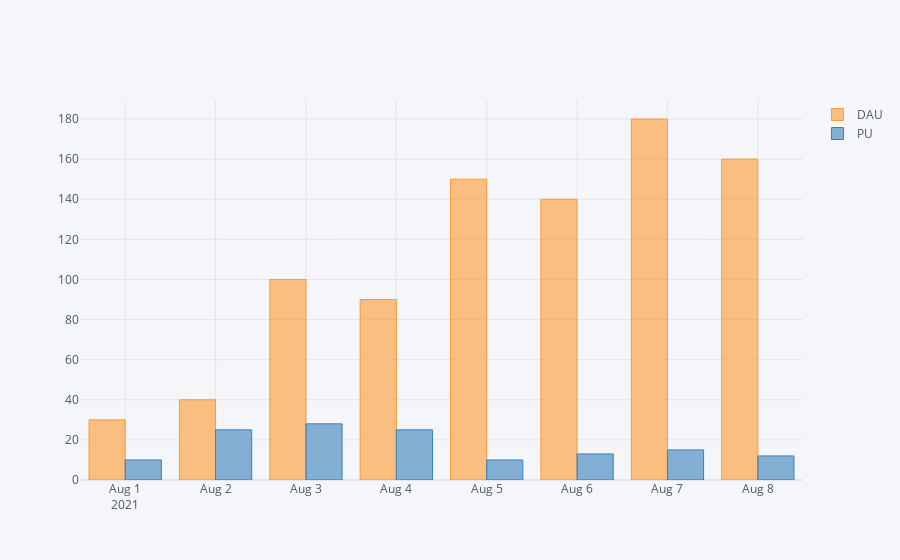
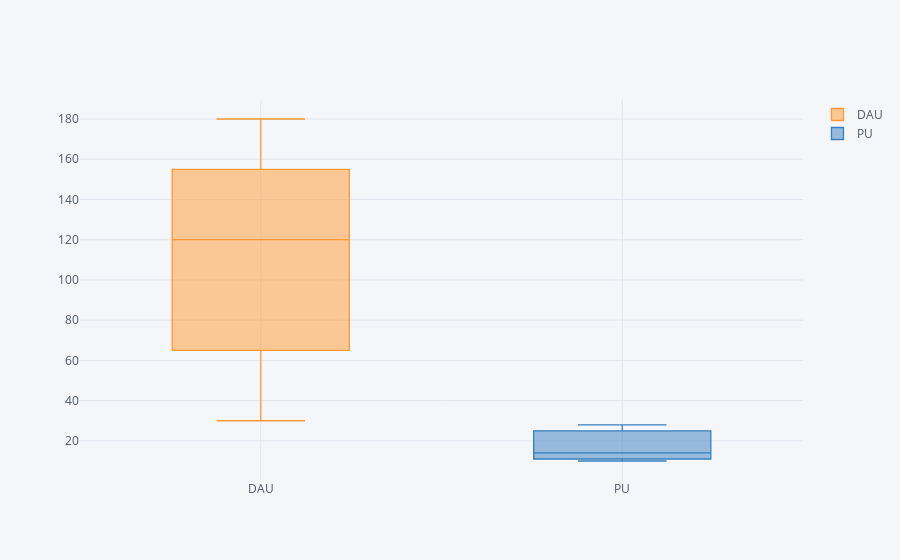

These figures' notebook cell, in order:
### Markdown cell above
<br>

### 3-3. 다양한 시각화 예제

### 참고자료
* [plot.ly bar-charts](https://plotly.com/python/bar-charts/)
* [plot.ly line-charts](https://plotly.com/python/line-charts/)
* [plot.ly express](https://plotly.com/python/px-arguments/)
* [plot.ly w/ apache spark](https://plotly.com/python/v3/apache-spark/)

### Code cell
pdUsers.iplot(kind='bar')
pdUsers.iplot(kind='box')

### Figure 1 — Plotly figure (JSON) as saved in the notebook; plotly's stock layout.template omitted (floating-point values rounded to 4 significant figures)
{"data": [{"marker": {"color": "rgba(255, 153, 51, 0.6)", "line": {"color": "rgba(255, 153, 51, 1.0)", "width": 1}}, "name": "DAU", "orientation": "v", "text": "", "type": "bar", "x": ["2021-08-01", "2021-08-02", "2021-08-03", "2021-08-04", "2021-08-05", "2021-08-06", "2021-08-07", "2021-08-08"], "y": [30, 40, 100, 90, 150, 140, 180, 160]}, {"marker": {"color": "rgba(55, 128, 191, 0.6)", "line": {"color": "rgba(55, 128, 191, 1.0)", "width": 1}}, "name": "PU", "orientation": "v", "text": "", "type": "bar", "x": ["2021-08-01", "2021-08-02", "2021-08-03", "2021-08-04", "2021-08-05", "2021-08-06", "2021-08-07", "2021-08-08"], "y": [10, 25, 28, 25, 10, 13, 15, 12]}], "layout": {"autosize": true, "legend": {"bgcolor": "#F5F6F9", "font": {"color": "#4D5663"}}, "paper_bgcolor": "#F5F6F9", "plot_bgcolor": "#F5F6F9", "title": {"font": {"color": "#4D5663"}}, "xaxis": {"autorange": true, "gridcolor": "#E1E5ED", "range": ["2021-07-31 12:00", "2021-08-08 12:00"], "showgrid": true, "tickfont": {"color": "#4D5663"}, "title": {"font": {"color": "#4D5663"}, "text": ""}, "type": "date", "zerolinecolor": "#E1E5ED"}, "yaxis": {"autorange": true, "gridcolor": "#E1E5ED", "range": [0, 189.5], "showgrid": true, "tickfont": {"color": "#4D5663"}, "title": {"font": {"color": "#4D5663"}, "text": ""}, "type": "linear", "zerolinecolor": "#E1E5ED"}}}

### Figure 2 — Plotly figure (JSON) as saved in the notebook; plotly's stock layout.template omitted (floating-point values rounded to 4 significant figures)
{"data": [{"boxpoints": false, "line": {"width": 1.3}, "marker": {"color": "rgba(255, 153, 51, 1.0)"}, "name": "DAU", "orientation": "v", "type": "box", "y": [30, 40, 100, 90, 150, 140, 180, 160]}, {"boxpoints": false, "line": {"width": 1.3}, "marker": {"color": "rgba(55, 128, 191, 1.0)"}, "name": "PU", "orientation": "v", "type": "box", "y": [10, 25, 28, 25, 10, 13, 15, 12]}], "layout": {"autosize": true, "legend": {"bgcolor": "#F5F6F9", "font": {"color": "#4D5663"}}, "paper_bgcolor": "#F5F6F9", "plot_bgcolor": "#F5F6F9", "title": {"font": {"color": "#4D5663"}}, "xaxis": {"autorange": true, "gridcolor": "#E1E5ED", "range": [-0.5, 1.5], "showgrid": true, "tickfont": {"color": "#4D5663"}, "title": {"font": {"color": "#4D5663"}, "text": ""}, "type": "category", "zerolinecolor": "#E1E5ED"}, "yaxis": {"autorange": true, "gridcolor": "#E1E5ED", "range": [0.5556, 189.4], "showgrid": true, "tickfont": {"color": "#4D5663"}, "title": {"font": {"color": "#4D5663"}, "text": ""}, "type": "linear", "zerolinecolor": "#E1E5ED"}}}
